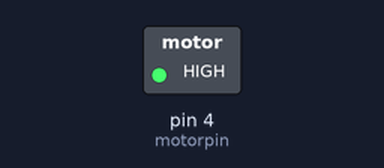
This sketch was run on a simulated Arduino Uno, built with avr-gcc and run on an emulated ATmega328P. On the bench: switched loads named in the sketch (green lamp = pin HIGH).

Above: at 0.1 s.
At 55.1 s:
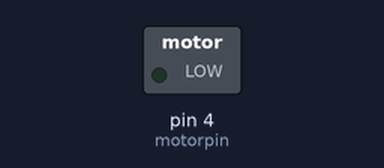
Timing chart, 0 to 56.6 s (numbered marks = the images above):
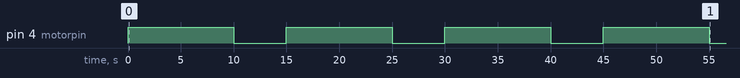

The sketch:

base_motorsketch.ino
```cpp
int motorpin = 4;
void setup() {
pinMode(motorpin, OUTPUT);
digitalWrite(motorpin, HIGH);
delay(10000);
digitalWrite(motorpin, LOW);
delay(5000);
digitalWrite(motorpin, HIGH);
delay(10000);
digitalWrite(motorpin, LOW);
delay(5000);
digitalWrite(motorpin, HIGH);
delay(10000);
digitalWrite(motorpin, LOW);
delay(5000);
digitalWrite(motorpin, HIGH);
delay(10000);
digitalWrite(motorpin, LOW);
delay(5000);

}

void loop() {
  // put your main code here, to run repeatedly:

}
```
